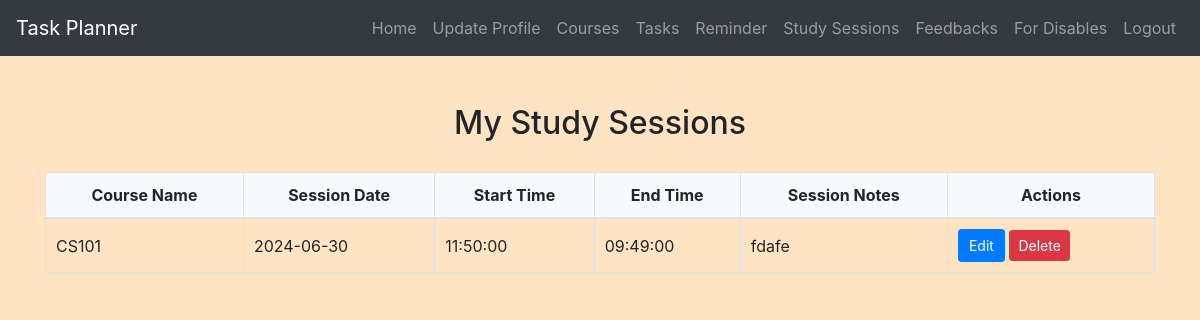
Page /view_sessions.php (signed in) on the committed database.
### tables this page shows
CREATE TABLE `studysessions` (
  `session_id` int(11) NOT NULL,
  `user_id` int(11) DEFAULT NULL,
  `course_id` int(11) DEFAULT NULL,
  `session_date` date DEFAULT NULL,
  `start_time` time DEFAULT NULL,
  `end_time` time DEFAULT NULL,
  `session_notes` text DEFAULT NULL,
  `created_at` timestamp NOT NULL DEFAULT current_timestamp(),
  `updated_at` timestamp NOT NULL DEFAULT current_timestamp() ON UPDATE current_timestamp()
);

CREATE TABLE `courses` (
  `course_id` int(11) NOT NULL,
  `user_id` int(11) DEFAULT NULL,
  `course_name` varchar(100) NOT NULL,
  `course_description` text DEFAULT NULL,
  `created_at` timestamp NOT NULL DEFAULT current_timestamp(),
  `updated_at` timestamp NOT NULL DEFAULT current_timestamp() ON UPDATE current_timestamp()
);

### view_sessions.php (the view, shortened to what this page needs)
<?php
include('config.php');
$user_id = $_SESSION["id"];
$sql = "SELECT ss.*, c.course_name FROM StudySessions ss
        JOIN Courses c ON ss.course_id = c.course_id
        WHERE ss.user_id = ?";
$sessions = [];
if ($stmt = $conn->prepare($sql)) {
    $stmt->bind_param("i", $user_id);
    if ($stmt->execute()) {
        $result = $stmt->get_result();
        while ($row = $result->fetch_assoc()) {
            $sessions[] = $row;
        }
    }
}
?>
<!DOCTYPE html>
<html>
<head>
    <link rel="stylesheet" href="https://maxcdn.bootstrapcdn.com/bootstrap/4.5.2/css/bootstrap.min.css">
    <link rel="stylesheet" href="./css/style.css">
</head>
<body>
<?php include('navbar.php'); ?>
<div class="container mt-5">
    <h2>My Study Sessions</h2>
    <table class="table table-bordered">
        <thead>
            <tr>
                <th>Course Name</th>
                <th>Session Date</th>
                <th>Start Time</th>
                <th>End Time</th>
                <th>Session Notes</th>
                <th>Actions</th>
            </tr>
        </thead>
        <tbody>
            <?php foreach ($sessions as $session) : ?>
            <tr>
                <td><?php echo htmlspecialchars($session['course_name']); ?></td>
                <td><?php echo htmlspecialchars($session['session_date']); ?></td>
                <td><?php echo htmlspecialchars($session['start_time']); ?></td>
                <td><?php echo htmlspecialchars($session['end_time']); ?></td>
                <td><?php echo htmlspecialchars($session['session_notes']); ?></td>
                <td>
                    <a href="edit_session.php?session_id=<?php echo $session['session_id']; ?>" class="btn btn-primary btn-sm">Edit</a>
                    <a href="view_sessions.php?delete=<?php echo $session['session_id']; ?>" class="btn btn-danger btn-sm" onclick="return confirm('Are you sure you want to delete this session?');">Delete</a>
                </td>
            </tr>
            <?php endforeach; ?>
        </tbody>
    </table>
</div>
</body>
</html>

### css/style.css (style rules this page uses)
body { background-color: bisque; }
h1, h2, h3, h4 { text-align: center; margin-top: 30px; margin-bottom: 30px; }
.table { width: 100%; border-collapse: collapse; margin-top: 20px; }
.table th, .table td { padding: 10px; border: 1px solid #dee2e6; }
.table thead th { background-color: #f8f9fa; font-weight: bold; text-align: center; }
.table tbody td { vertical-align: middle; }
.btn-primary { padding: 5px 10px; }

### rows in the picture
studysessions: course.course_name "CS101", session_date "2024-06-30", start_time "11:50:00", end_time "09:49:00", session_notes "fdafe"
